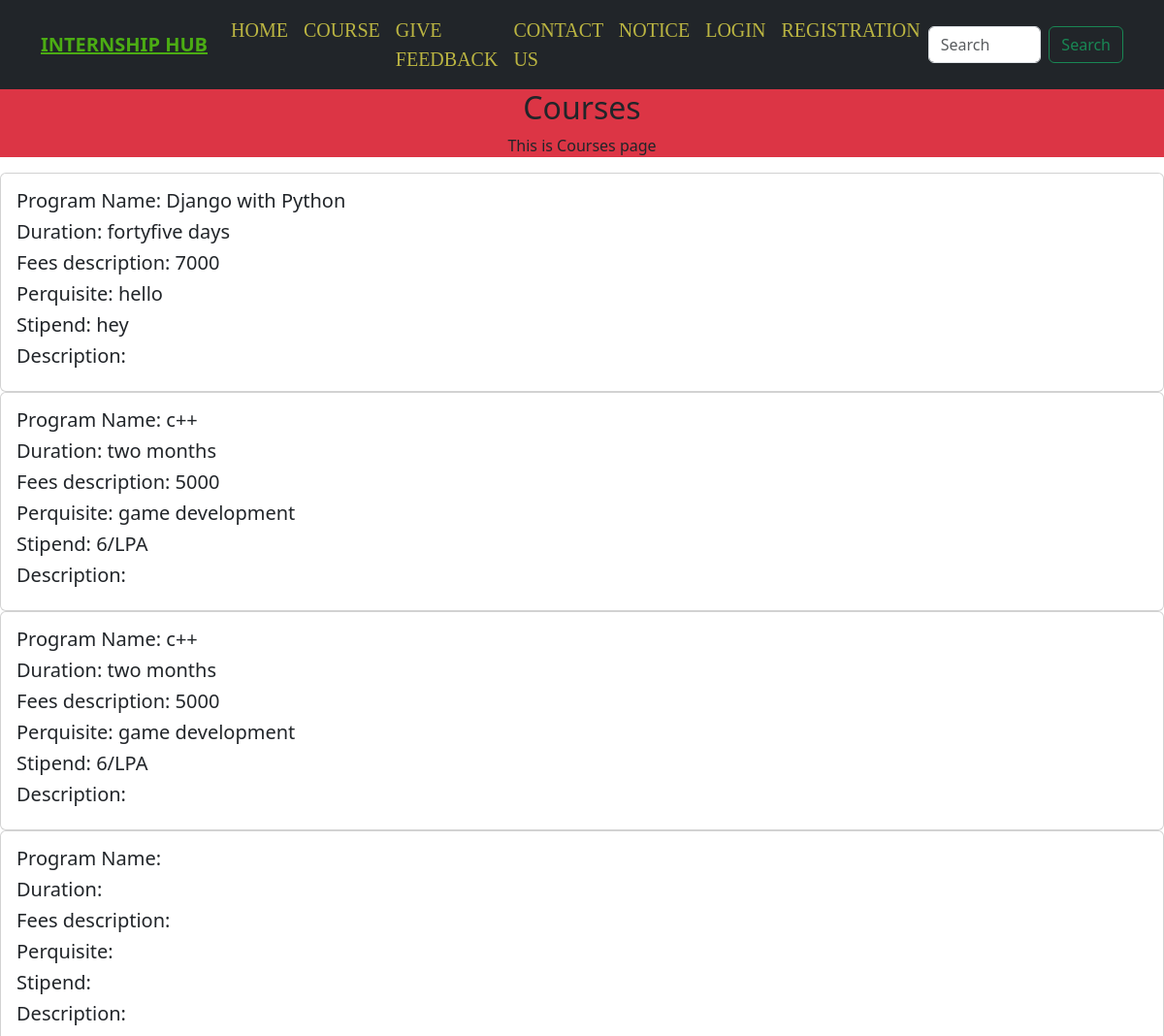
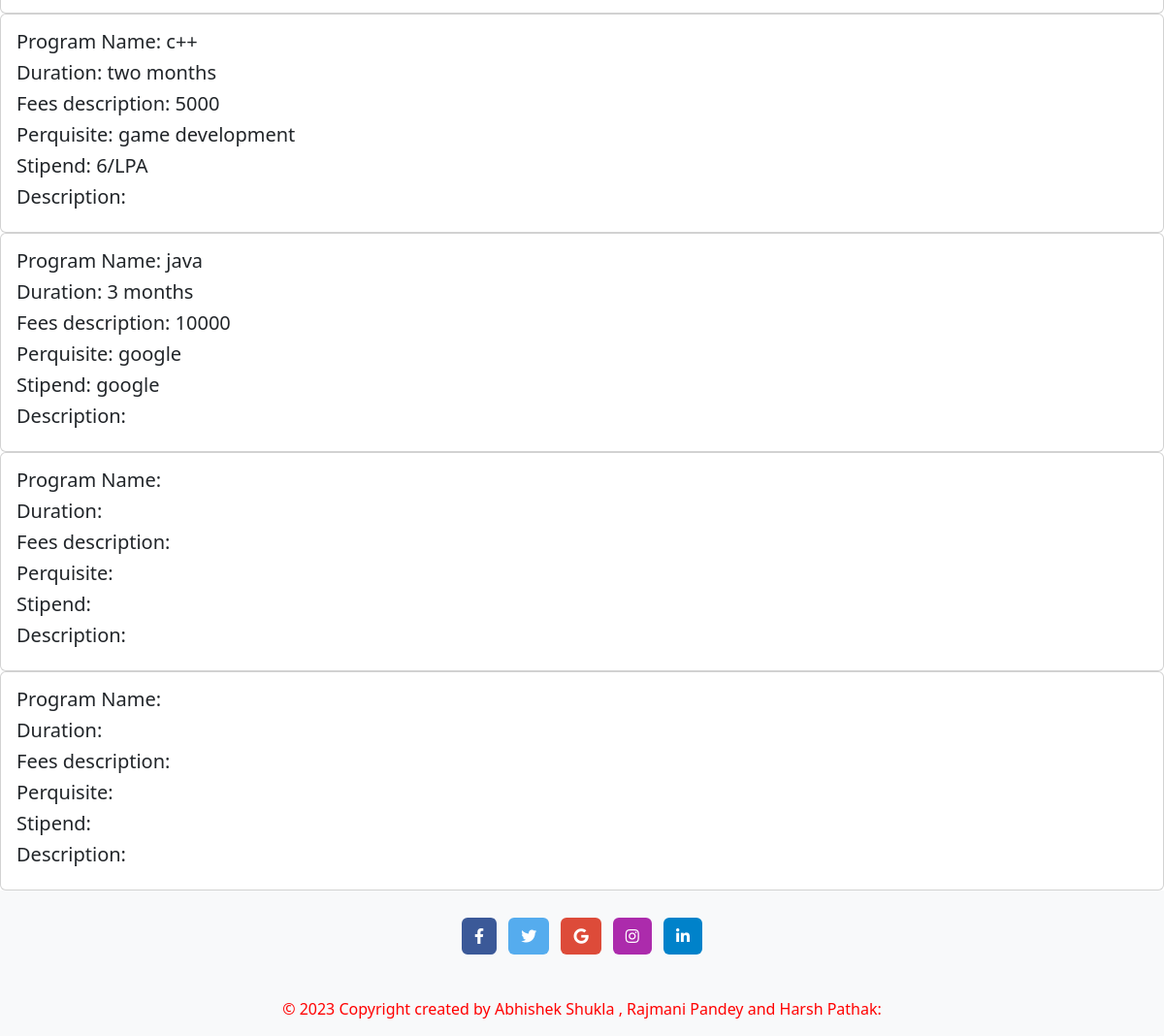
The page /about/ on the database its author committed (2 pictures, top to bottom).
### internship/models.py (models this page shows, shortened)
class ProgramDetails(models.Model):
    Providerid=models.ForeignKey(Provider,on_delete=models.DO_NOTHING)
    programname=models.CharField(max_length=100)
    duration=models.CharField(max_length=20)
    fees=models.CharField(max_length=100)
    startdate=models.DateField(default=timezone.now)
    enddate=models.DateField(default=timezone.now)
    perquisite=models.CharField(max_length=255)
    stipend=models.CharField(max_length=3)
    description=models.CharField(max_length=255)

### internship/views.py (the view)
# urls.py: path("about/",views.about_internship),
def about_internship(request):
    program_list=ProgramDetails.objects.all()
    program_contents={
        "program_data_key":program_list,
        "title":"MyHomePage"
    }
    return render(request,"internship/html/about_internship.html",program_contents)

### internship/templates/internship/html/about_internship.html (shortened to what this page needs)
<!DOCTYPE html>
{%load static%}
<html lang="en">
<head>
    {% include 'internship/common/common_css.html'%}
</head>
<body>
    {% include 'internship/common/commonheader.html'%}
    <div class="container-fluid bg-danger">
        <h2 style="text-align: center;">Courses</h2>
        <p style="text-align: center;">This is Courses page</p>
        </div>
        {% for p in program_data_key%}
        <div class="col">
          <div class="card h-100">
            <div class="card-body">
              <h5 class="card-title">Program Name: {{p.programname}}</h5>
              <h5 class="card-title">Duration: {{p.duration}}</h5>
              <h5 class="card-title">Fees description: {{p.fees}}</h5>
              <h5 class="card-title">Perquisite: {{p.perquisite}}</h5>
              <h5 class="card-title">Stipend: {{p.stipend}}</h5>
              <h5 class="card-title">Description: {{p.description}}</h5>
            </div>
          </div>
        </div>
        {%endfor%}
      {%include 'internship/common/commonfooter.html'%}
</body>
</html>

### internship/templates/internship/common/common_css.html (shortened to what this page needs)
<link href="https://cdn.jsdelivr.net/npm/bootstrap@5.3.1/dist/css/bootstrap.min.css" rel="stylesheet">
<link rel="stylesheet" href="https://cdnjs.cloudflare.com/ajax/libs/font-awesome/5.9.0/css/all.min.css" />

### internship/templates/internship/common/commonheader.html (shortened to what this page needs)
    <nav class="navbar navbar-expand-lg bg-dark">
        <div class="container">
          <a class="navbar-brand" href="https://in.indeed.com/"><U><b>INTERNSHIP HUB</b></U></a>
          <div class="collapse navbar-collapse" id="navbarSupportedContent">
            <ul class="navbar-nav me-auto mb-2 mb-lg-0">
              <li class="nav-item">
                <a class="nav-link" aria-current="page" href="{{'/'}}">HOME</a>
              </li>
              <li class="nav-item">
                <a class="nav-link" href="{{'/about/'}}">COURSE</a>
              </li>
              <li class="nav-item">
                <a class="nav-link" href="{{'/feedback/'}}">GIVE FEEDBACK</a>
              </li>
              <li class="nav-item">
                <a class="nav-link" href="{{'/contactus/'}}">CONTACT US</a>
                </li>
                <li class="nav-item">
                  <a class="nav-link" href="{{'/notice/'}}">NOTICE</a>
                  </li>
                <li class="nav-item">
                  <a class="nav-link" href="{{'/login/'}}">LOGIN</a>
                  </li>
                  <li class="nav-item">
                    <a class="nav-link" href="{{'/registration/'}}">REGISTRATION</a>
                    </li>
            </ul>
            <form class="d-flex" role="search">
              <input class="form-control me-2" type="search" placeholder="Search" aria-label="Search">
              <button class="btn btn-outline-success" type="submit">Search</button>
            </form>
          </div>
        </div>
      </nav>

### internship/templates/internship/common/commonfooter.html
<footer class="bg-light text-center text-white">
    <div class="container p-4 pb-0">
      <section class="mb-4">
        <a
          class="btn text-white btn-floating m-1"
          style="background-color: #3b5998;"
          href="#!"
          role="button"
          ><i class="fab fa-facebook-f"></i
        ></a>
        <a
          class="btn text-white btn-floating m-1"
          style="background-color: #55acee;"
          href="#!"
          role="button"
          ><i class="fab fa-twitter"></i
        ></a>
        <a
          class="btn text-white btn-floating m-1"
          style="background-color: #dd4b39;"
          href="#!"
          role="button"
          ><i class="fab fa-google"></i
        ></a>
        <a
          class="btn text-white btn-floating m-1"
          style="background-color: #ac2bac;"
          href="#!"
          role="button"
          ><i class="fab fa-instagram"></i
        ></a>
        <a
          class="btn text-white btn-floating m-1"
          style="background-color: #0082ca;"
          href="#!"
          role="button"
          ><i class="fab fa-linkedin-in"></i
        ></a>
      </section>
    </div>
    <div class="text-center p-3" style="color: red;"background-color: rgba(0, 0, 0, 0.2);">
      © 2023 Copyright created by Abhishek Shukla , Rajmani Pandey and Harsh Pathak:
    </div>
  </footer>

### internship/templates/internship/common/commonheader.html (style rules this page uses)
.nav-link { color:rgb(187, 181, 66); font-size: 20px; font-family: 'times roman'; }
.navbar-brand { color:rgb(75, 172, 19); }

### rows shown on the page
ProgramDetails: programname "Django with Python", duration "fortyfive days", fees "7000", perquisite "hello", stipend "hey"
ProgramDetails: programname "c++", duration "two months", fees "5000", perquisite "game development", stipend "6/LPA"
ProgramDetails: programname "c++", duration "two months", fees "5000", perquisite "game development", stipend "6/LPA"
ProgramDetails: programname "c++", duration "two months", fees "5000", perquisite "game development", stipend "6/LPA"
ProgramDetails: programname "java", duration "3 months", fees "10000", perquisite "google", stipend "google"
